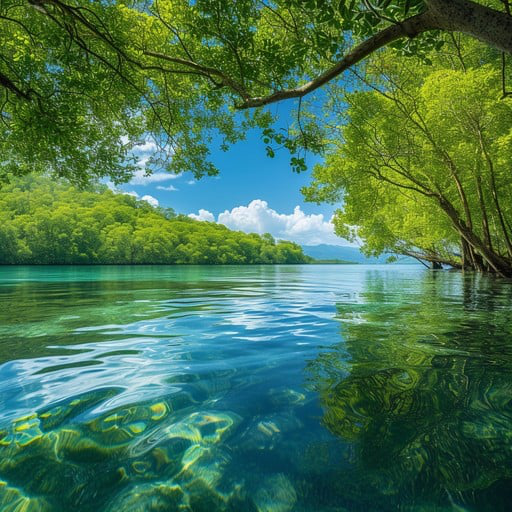
#> input picture coverimage.png, 512 x 512 px
$ python encrypt.py
#> lines starting #> are read from the running program, lines starting #| are printed output that depends on the picture
import cv2
import numpy as np
import matplotlib.pyplot as plt
from scipy.fftpack import dct, idct

# --- Encryption setup remains same (RC6-like logic) ---
# (key_schedule, rol, ror, encrypt_block, decrypt_block, etc., remain unchanged)

# ---------------- NEW ENCRYPT FUNCTION ---------------- #

def rol(x, y):
    y = y % 32
    return ((x << y) | (x >> (32 - y))) & 0xFFFFFFFF

def ror(x, y):
    y = y % 32
    return ((x >> y) | (x << (32 - y))) & 0xFFFFFFFF

def key_schedule(key):
    w = 32
    r = 20
    P = 0xB7E15163
    Q = 0x9E3779B9

    key_words = [int.from_bytes(key[i:i+4], byteorder='big') for i in range(0, len(key), 4)]
    S = [(P + (i * Q)) & 0xFFFFFFFF for i in range(2 * r + 4)]

    A = B = i = j = 0
    v = 3 * max(len(S), len(key_words))

    for _ in range(v):
        A = S[i] = rol((S[i] + A + B) & 0xFFFFFFFF, 3)
        B = key_words[j] = rol((key_words[j] + A + B) & 0xFFFFFFFF, (A + B) & 0x1F)
        i = (i + 1) % len(S)
        j = (j + 1) % len(key_words)

    return S

def encrypt_block(block, round_keys, r):
    A = int.from_bytes(block[:4], byteorder='big')
    B = int.from_bytes(block[4:], byteorder='big')

    A = (A + round_keys[0]) & 0xFFFFFFFF
    B = (B + round_keys[1]) & 0xFFFFFFFF

    for i in range(1, r + 1):
        A = (rol((A ^ B), B) + round_keys[2*i]) & 0xFFFFFFFF
        B = (rol((B ^ A), A) + round_keys[2*i + 1]) & 0xFFFFFFFF

    A = (A + round_keys[2*r + 2]) & 0xFFFFFFFF
    B = (B + round_keys[2*r + 3]) & 0xFFFFFFFF

    return A.to_bytes(4, byteorder='big') + B.to_bytes(4, byteorder='big')

# [15 lines left out: function decrypt_block, not called in this run]

def pad_data(data, block_size):
    padding_len = block_size - len(data) % block_size
    return data + bytes([padding_len] * padding_len)

def unpad_data(data):
    padding_len = data[-1]
    return data[:-padding_len]

# [25 lines left out: functions encrypt_data, decrypt_data, not called in this run]

def encrypt_data(key, data):
    block_size = 8
    r = 20

    round_keys = key_schedule(key)
    encrypted_blocks = []
    padded_data = pad_data(data, block_size)

    for i in range(0, len(padded_data), block_size):
        block = padded_data[i:i+block_size]
        encrypted_block = encrypt_block(block, round_keys, r)
        encrypted_blocks.append(encrypted_block)

    return b''.join(encrypted_blocks)


def encrypt():
    # Load input images
    img1 = cv2.imread('coverimage.png')  # Cover image
#> img1 is the input picture: shape (512, 512, 3); mean B, G, R 81.1, 115, 69.7
    img2 = cv2.imread('secretimage.png')  # Secret image
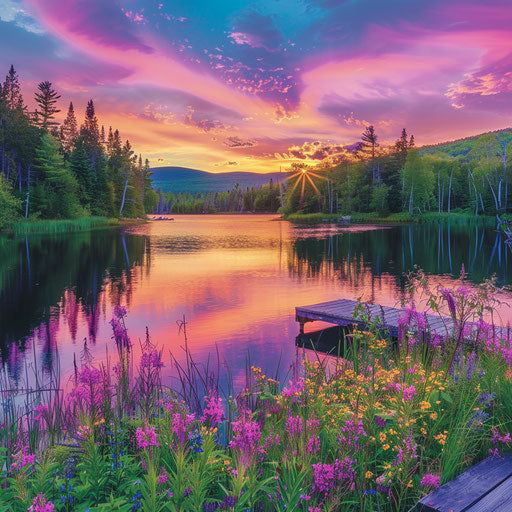
#> input picture secretimage.png, 512 x 512 px
#> img2 is the input picture: shape (512, 512, 3); mean B, G, R 109.9, 98.2, 120.9

    # Resize images to same size
    img2 = cv2.resize(img2, (img1.shape[1], img1.shape[0]))

    # Perform DCT + IDCT per channel on img2 (color-preserving transform)
    def apply_dct_color(image):
        dct_image = np.zeros_like(image, dtype=np.float32)
        for c in range(3):
            dct_channel = dct(dct(image[:, :, c].astype(np.float32), axis=0, norm='ortho'), axis=1, norm='ortho')
            idct_channel = idct(idct(dct_channel, axis=0, norm='ortho'), axis=1, norm='ortho')
            dct_image[:, :, c] = np.clip(idct_channel, 0, 255)
#> this loop made 3 passes
#> pass 1, in apply_dct_color, `idct_channel = idct(idct(dct_channel, axis=0, norm='ortho'), axis=1, n..`:
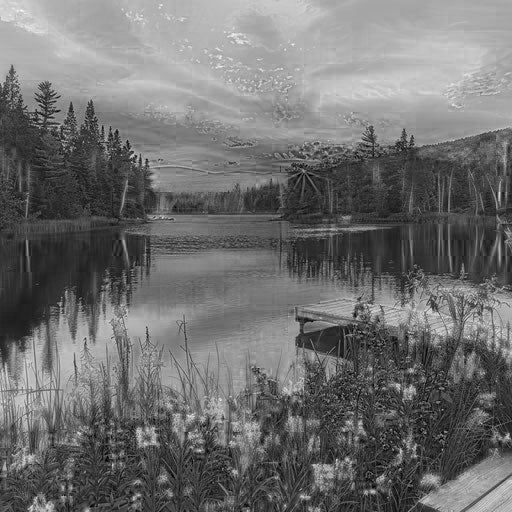
#> idct_channel: shape (512, 512) float32; min -4.2e-05, max 250, mean 109.9; drawn with min black and max white
#> pass 2, in apply_dct_color, `idct_channel = idct(idct(dct_channel, axis=0, norm='ortho'), axis=1, n..`:
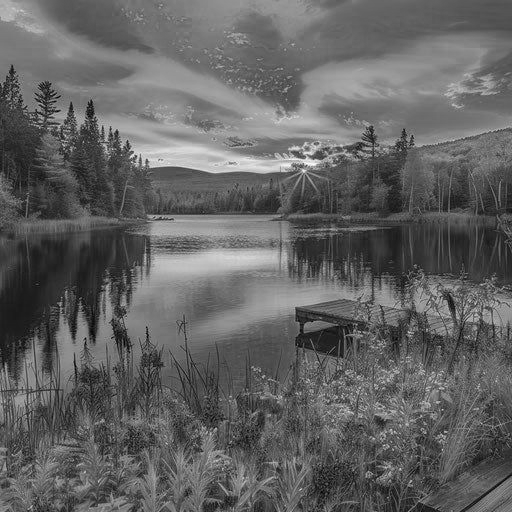
#> idct_channel: shape (512, 512) float32; min -3.05e-05, max 253, mean 98.2; drawn with min black and max white
#> after the loop:
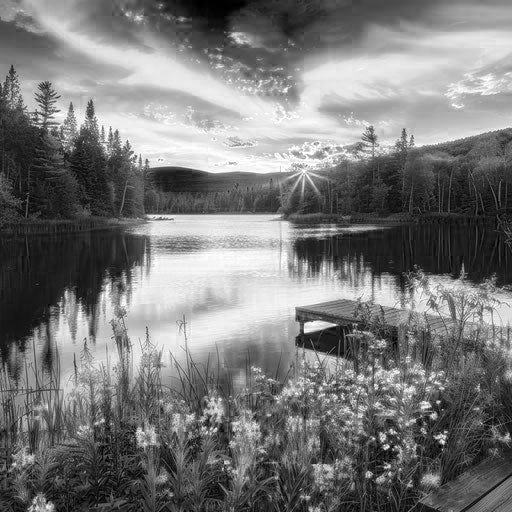
#> idct_channel: shape (512, 512) float32; min -5.1e-05, max 255, mean 120.9; drawn with min black and max white
        return dct_image.astype(np.uint8)

    transformed_img2 = apply_dct_color(img2)
    cv2.imwrite("dct_output.png", transformed_img2)

    # Show transformation visually (optional)
    plt.figure(figsize=(10, 4))
    plt.subplot(131)
    plt.title('Original Secret (img2)')
    plt.imshow(cv2.cvtColor(img2, cv2.COLOR_BGR2RGB))
    plt.subplot(132)
    plt.title('DCT + IDCT Processed')
    plt.imshow(cv2.cvtColor(transformed_img2, cv2.COLOR_BGR2RGB))
    plt.subplot(133)
    plt.title('Cover Image (img1)')
    plt.imshow(cv2.cvtColor(img1, cv2.COLOR_BGR2RGB))
    plt.tight_layout()
    plt.show()
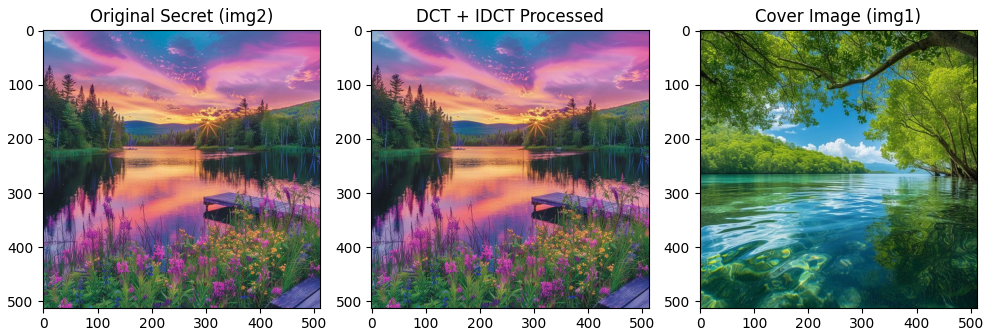
#> figure drawn by matplotlib, 3 panels

    # Embed the transformed image into img1 using 4 MSBs from both
    for i in range(img1.shape[0]):
        for j in range(img1.shape[1]):
            for c in range(3):
                v1 = format(img1[i, j, c], '08b')
                v2 = format(transformed_img2[i, j, c], '08b')
                combined = v1[:4] + v2[:4]
                img1[i, j, c] = int(combined, 2)

    # Save the stego-image
    cv2.imwrite("stego_image.png", img1)

    # Encrypt the image file
    with open('stego_image.png', 'rb') as f:
        image_data = f.read()
    key = b'0000000000000000'
    encrypted_data = encrypt_data(key, image_data)

    print("Encrypted Data Length:", len(encrypted_data))
    print("Encrypted Data (Hex):", encrypted_data[:64].hex() + '...')  # Show a short preview

    with open('encrypted_image.enc', 'wb') as f:
        f.write(encrypted_data)

# Run it
encrypt()
